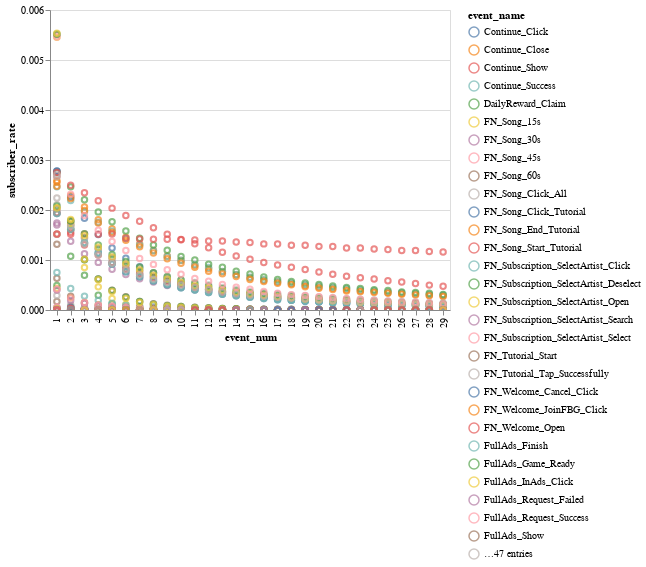

The cell this chart's notebook holds for it:
### Markdown cell above
However, not all user experience events with high subscription uplift. We then take number of user who has that event into consideration as in the chart below

### Code cell
chart4

### Figure 1 — Vega-Lite specification as saved in the notebook (floating-point values rounded to 4 significant figures; data arrays with more than 128 entries replaced by an {"elided": "..."} marker saying what was removed)
{"$schema": "https://vega.github.io/schema/vega-lite/v3.4.0.json", "config": {"mark": {"tooltip": null}, "view": {"height": 300, "width": 400}}, "data": {"name": "data-4d1e08c98df4bd8ea546f65cb36c0a99"}, "datasets": {"data-4d1e08c98df4bd8ea546f65cb36c0a99": {"elided": "1655 records"}}, "encoding": {"color": {"field": "event_name", "type": "nominal"}, "tooltip": [{"field": "event_name", "type": "nominal"}, {"field": "subscriber_rate", "type": "quantitative"}, {"field": "event_num", "type": "quantitative"}], "x": {"field": "event_num", "type": "ordinal"}, "y": {"field": "subscriber_rate", "type": "quantitative"}}, "mark": "point", "selection": {"selector004": {"bind": "scales", "encodings": ["x", "y"], "type": "interval"}}}
